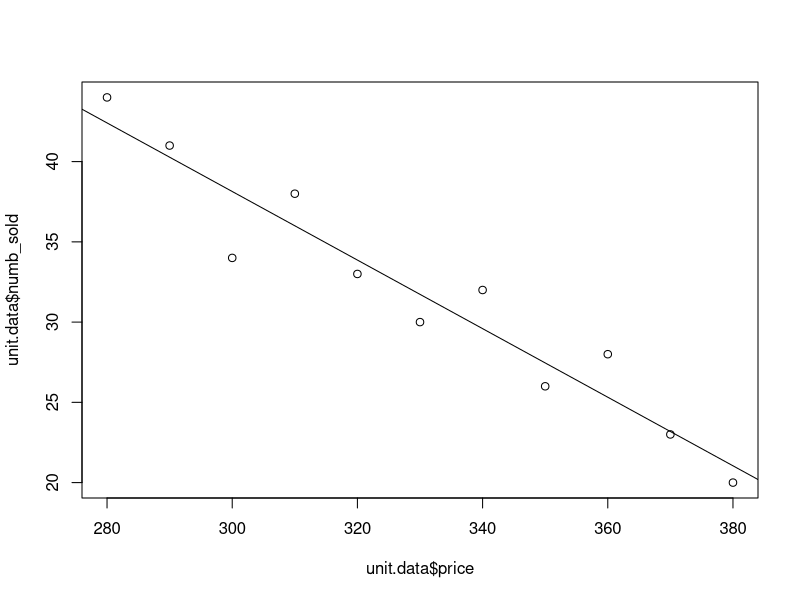
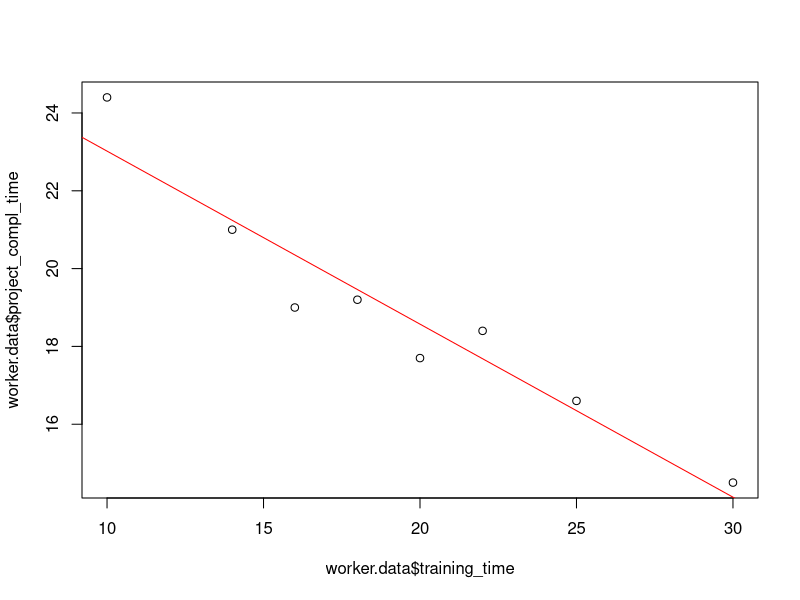
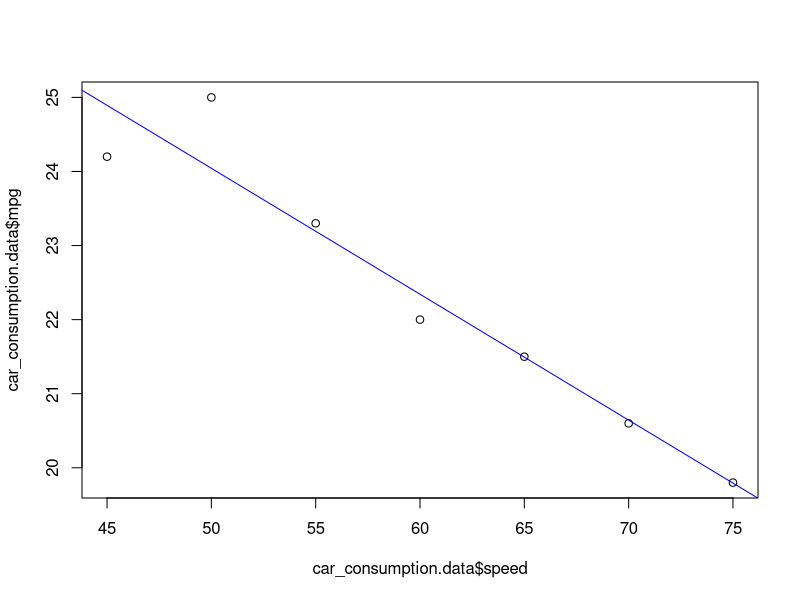

Generate these figures, in order, with R:
# StatQuest youtube

## SIMPLE(ONE VARIABLE) LINEAR REGRESSION MODEL

# A new type of washing machine was recently introduced in 11 department stores. 
# These stores are of roughly equal size and are located in similar types of communities. 
# The manufacturer varied the price charged in each store, and the following data, 
# giving the number of units sold in 1 month for each of the different prices, resulted.
unit.data <- data.frame(price = c(280,290,300,310,320,330,340,350,360,370,380),
                        numb_sold = c(44,41,34,38,33,30,32,26,28,23,20))

plot(unit.data$price, unit.data$numb_sold)
unit.regression <- lm(numb_sold ~ price, data = unit.data)
summary(unit.regression)
abline(unit.regression)

# A plot of the number of units sold y versus the price x for these 11 data pairs.
# The resulting scatter diagram indicates that, sub- ject to random error,
# the assumption of a straight-line relationship between the number of units sold and the price appears to be reasonable.
# That is, a simple linear regression model appears to be appropriate.

#############

# Suppose that the responses Y_i corresponding to the input values x_i, i = 1,2,...,n
# are to be observed and used to estimate the parameters alpha and beta in a simpe linear regression model
# Y = alpha + beta*x + e

# beta_hat = sum_i=1_n (x_i - x_bar)(Y_i - Y_bar) / sum_i=1_n (x_i - x_bar)^2
# alpha_hat = Y_bar - beta_hat*x_bar

# x_bar = sum_i=1_n x_i / n
# Y_bar = sum_i=1_n Y_i / n

# y = a_har + b_hat*x
# b_hat == slope, a_hat == intercept

#A large midwestern bank is planning on introducing a new word processing system to its secretarial staff.
# To learn about the amount of training that is needed to effectively implement the new system, 
# the bank chose eight employees of roughly equal skill. 
# These workers were trained for different amounts of time and were then individually put to work on a given project. 
# The following data indicate the training times and the resulting times (both in hours) 
# that it took each worker to complete the project.


worker.data <- data.frame(training_time = c(22,18,30,16,25,20,10,14),
                          project_compl_time = c(18.4,19.2,14.5,19.0,16.6,17.7,24.4,21.0))

plot(worker.data$training_time, worker.data$project_compl_time)
worker.regression <- lm(project_compl_time ~ training_time, data = worker.data)
summary(worker.regression)
attributes((worker.regression))
abline(worker.regression, col = "red")

worker.regression$coefficients[1]
worker.regression$coefficients[2]

# a) What is the estimated regression line?
# Y = worker,regression$coefficients[[1]] + worker.coefficients[[2]] * x
# Y = 27.46608 - 0.444700*x
#.    alpha.      beta.  variable. 
# Precict the amount of time it would take a worker who receives 28 hours of training to complete the project?

hours_28 <- data.frame(training_time = c(28)) # data.frame with new independent variable for training time
predict(worker.regression, newdata = hours_28) # prediction args: linear model made before, new data is the points intrested
# 15.01446 (hours)

# OR by hand
# alpha + (training_time)*beta = 27.46608 - 28*(0.444700) = 15.01448

# Predict the amount of time it would take a worker who receives 50 hours of training to complete the project.

# Question asks for prediction of value 50 which is far greater than all the input values in our data set.
# As a result, even though the scatter diagram indicates a straigth-line fit,
# WE SHOULD BE NOT ESTIMATING VALUES THIS FAR OF OUR VALUES!!!

# ** Warning: Do not use the estimated regression line to predict responses at input values **
# ** that are far outside the range of the ones used to obtain this line. **

## TESTING THE HYPOTHESIS THAT BETA = 0

#H_0 beta = 0, H_1 beta != 0

# sqrt( ((n-2)*S_xx) / SS_R) * (beta_hat - beta)
# has a t distribtion with n - 2 degrees of freedom
# it follows that if H_0 == TRUE beta = 0 then,
# sqrt( ((n-2)*S_xx) / SS_R) * beta_hat
# has a t distribution with n - 2 degrees of freedom

# A significance-level-gamma test oh H_0 is to
#
# REJECT H_0: abs(TS) >= t_{n-2,gamma/2}
# Not reject: otherwise
# WHERE:
# TS = sqrt( ((n-2)*S_xx) / SS_r ) * beta_hat

# p-value = 2P( T_(n-2 >= abs(v)))

## EX
# An individual claims that the fuel consumption of his automobile does not depend
#on how fast the car is driven. To test the plausibility of this hypothesis,
# the car was tested at various speeds between 45 and 75 miles per hour.
# The miles per gallon attained at each of these speeds were determined,
# with the following data resulting.

car_consumption.data <- data.frame(
  speed = c(45,50,55,60,65,70,75),
  mpg = c(24.2,25.0,23.3,22.0,21.5,20.6,19.8))
plot(car_consumption.data$speed, car_consumption.data$mpg)
cc_model <- lm(mpg ~ speed, data = car_consumption.data)
summary(cc_model)
abline(cc_model, col = "blue")

cars_n <- length(car_consumption.data$speed)
cars_x_bar <- mean(car_consumption.data$speed)
cars_y_bar <- mean(car_consumption.data$mpg)

#(x-x_bar)
cars_x_simple <- lapply(car_consumption.data$speed, function(x) (x - cars_x_bar))
#(x-x_bar)^2
cars_x_squared <- lapply(cars_x_simple, function(x) (x)^2)
#(y-y_bar)
cars_y_simple <- lapply(car_consumption.data$mpg, function(y) (y - cars_y_bar))
#(y-y_bar)^2
cars_y_squared <- lapply(cars_y_simple, function(y) (y)^2)
#(x-x_bar)*(y-y_bar)
cars_x_y_prod <- Map("*", cars_x_simple, cars_y_simple)

#SUMS
#(x-x_bar)
cars_x_summed <- sum(unlist(cars_x_simple))
#(x-x_bar)^2
#Sxx
cars_Sxx <- sum(unlist(cars_x_squared))

#(y-y_bar)
cars_y_summed <- sum(unlist(cars_y_simple))
#(y-y_bar)^2
#Syy
cars_SYY <- sum(unlist(cars_y_squared))

#Sxy
cars_SxY <- sum(unlist(cars_x_y_prod))

#SS_R = Sxx*Syy - (SxY)^2 / Sxx
cars_SS_R <- ((cars_Sxx * cars_SYY) - (cars_SxY)^2) / cars_Sxx

#beta_hat = SxY / Sxx  
cars_beta_hat <- cars_SxY / cars_Sxx

#Test statistic = sqrt( ((n-2)*Sxx) / SS_R) * beta_hat
cars_test_statistic <- sqrt( ((cars_n - 2) * cars_Sxx) / cars_SS_R) * cars_beta_hat
# Simple linear regression model
# H_0 beta = 0 against beta != 0
# REJECT H_0: abs(TS) >= t_{n-2,gamma/2}
# WHERE:
# TS = sqrt( ((n-2)*S_xx) / SS_r ) * beta_hat

# T_CRIT = T_(n-2),gammapercentage(0.01)/2
cars_T_crit <- qt(1-0.005, cars_n - 2)
# REJECT H_0: abs(TS) >= t_{n-2,gamma/2}
cars_H_0_rejected <- ifelse(abs(cars_test_statistic) >= cars_T_crit, TRUE, FALSE)


# NOT FROM BOOK!
attitude.data <- data.frame(
  correct = c(17,13,12,15,16,14,16,16,18,19),
  attitude = c(94,73,59,80,93,85,66,79,77,91)
)

att_m <- length(attitude.data$correct)
att_n <- length(attitude.data$attitude)

#means
att_x_bar <- mean(attitude.data$correct)
att_y_bar <- mean(attitude.data$attitude)
#(x - x_bar)
att_x_simple <- lapply(attitude.data$correct, function(x) (x - att_x_bar))
att_x_simple # <-- correct values
#(y - y_bar)
att_y_simple <- lapply(attitude.data$attitude, function(y) (y - att_y_bar))
att_y_simple # <-- correct values
#(x - x_bar)^2
att_x_squared <- lapply(att_x_simple, function(x) (x)^2)
att_x_squared # <-- correct values
#(y - y_bar)^2
att_y_squared <- lapply(att_y_simple, function(y) (y)^2)

#MAP <-- mapply
att_x_times_y <- Map("*", att_x_simple, att_y_simple)

# SUM (x-x_bar)*(y-y_bar)
att_sum_x_times_y <- sum(unlist(att_x_times_y))
# SUM (x-x_bar)^2
att_sum_x_bar_squared <- sum(unlist(att_x_squared))
# SUM (y-y_bar)^2
att_sum_y_bar_squared <- sum(unlist(att_y_squared))

# PEARSON CORRELATION COEFFICIENT (r)
# = ( SUM (x-x_bar)*(y-y_bar) / SQRT(SUM (x-x_bar)^2 * SUM (y-y_bar)^2))
att_pearson_r <- (att_sum_x_times_y / sqrt(att_sum_x_bar_squared * att_sum_y_bar_squared))

# STANDARD DEVIATIONs
#S_YY sqrt(SUM (y-y_bar)^2 / n-1)
att_S_yy <- sqrt(att_sum_y_bar_squared / (att_n - 1)) 
#S_XX sqrt(SUM (x-x_bar)^2 / m-1)
att_S_xx <- sqrt(att_sum_x_bar_squared / (att_n - 1))

# SLOPE
# BETA = r * S_YY / S_XX
att_beta <- att_pearson_r * (att_S_yy / att_S_xx)

#INTERCEPT
# ALPHA = y_bar - beta*x_bar
att_alpha <- att_y_bar - (att_beta * att_x_bar)

# SIMPLE LINEAR REGRESSION FORMULA
# Y = a + bx, suppose x = 15, remember to stay in bounds!
att_15 <- 15
att_big_Y_at_15 <- att_alpha + att_beta*att_15
